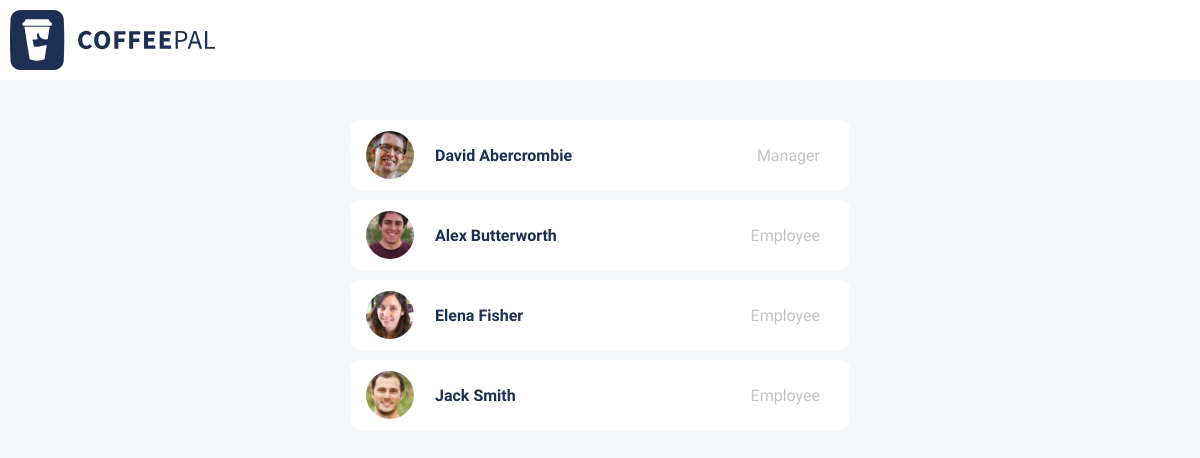
The page / on the database its author committed.
### tables this page shows
CREATE TABLE `employees` (
  `id` int(10) UNSIGNED NOT NULL,
  `first_name` varchar(30) NOT NULL,
  `last_name` varchar(30) NOT NULL,
  `password` char(60) DEFAULT NULL,
  `manager_id` int(11) NOT NULL,
  `role_id` int(10) UNSIGNED DEFAULT NULL
);

CREATE TABLE `roles` (
  `id` int(10) UNSIGNED NOT NULL,
  `role_name` varchar(20) NOT NULL
);

### models/model.php (called while the page is built, shortened)
<?php
function getConnection(){
    try{
        $conn = new PDO('mysql:host=localhost;dbname=CoffeePal', 'root', '');
        $conn->setAttribute( PDO::ATTR_ERRMODE, PDO::ERRMODE_EXCEPTION );
    }
    catch (PDOException $exception){
        echo "Oh no, there was a problem" . $exception->getMessage();
    }
    return $conn;
}
function getAllEmployees(){
    $conn = getConnection();
    $query="SELECT *, employees.id AS user_id, roles.role_name AS role FROM employees INNER JOIN roles ON employees.role_id=roles.id";
    $stmt=$conn->prepare($query);
    $stmt->execute();
    $allEmployees=$stmt->fetchAll();
    return $allEmployees;
}
?>

### views/login-view.php (the view, shortened to what this page needs)
<div class="login-container">
    <?php
    $employees = getAllEmployees();
    echo "<form action='{$_SERVER['PHP_SELF']}' method='POST'>";
    echo "<div class='users-container'>";
    foreach($employees as $employee){
        echo "<div class='user' data-user-id='{$employee['user_id']}'>";
        echo "<img class='user-img' src='img/employees/{$employee['user_id']}.jpg'>";
        echo "<span class='user-name'>{$employee['first_name']} {$employee['last_name']}</span>";
        echo "<span class='user-role'>{$employee['role']}</span>";
        echo '</div>';
    }
    echo "</div>";
    echo '</form>';
    ?>
</div>

### index.php (shortened to what this page needs)
<?php
if(isset($_SESSION["name"])){
    header("Location: order.php");
}else{
    require_once("models/model.php");
    include("views/header-view.php");
    include("views/login-view.php");
}
?>

### views/header-view.php (shortened to what this page needs)
<!DOCTYPE html>
<html lang="en">
    <head>
        <link href="style/style.css" rel="stylesheet" type="text/css">
        <link rel="stylesheet" href="https://use.fontawesome.com/releases/v5.6.3/css/all.css">
    </head>
    <body>
        <header>
            <img id="logo" src="img/logo.svg" height="60">
        </header>

### style/style.css (style rules this page uses)
body { font-family: 'Source Sans Pro', sans-serif; margin: 0; padding: 0; background: #f5f6fa; }
#logo { padding: 10px; }
header { display: flex; background: #fff; }
.user-img { height: 60px; clip-path: circle(40% at 50% 50%); margin: 0 15px 0 0; }
.user-name { margin: 0 30px 0 0; color: #1D2F52; font-weight: 600; }
.user-role { margin: 0 20px 0 auto; color: #c4c4c4; }
.login-container { display: flex; justify-content: center; margin: 30px 0 0 0; }
.users-container { width: 500px; position: relative; }
.user { background: #fff; cursor: pointer; height: 70px; display: flex; align-items: center; margin: 10px 0; padding: 0 10px; border-radius: 10px; }

### rows shown on the page
employees: shows a picture, first_name "David", last_name "Abercrombie", role.role_name "Manager"
employees: shows a picture, first_name "Alex", last_name "Butterworth", role.role_name "Employee"
employees: shows a picture, first_name "Elena", last_name "Fisher", role.role_name "Employee"
employees: shows a picture, first_name "Jack", last_name "Smith", role.role_name "Employee"
